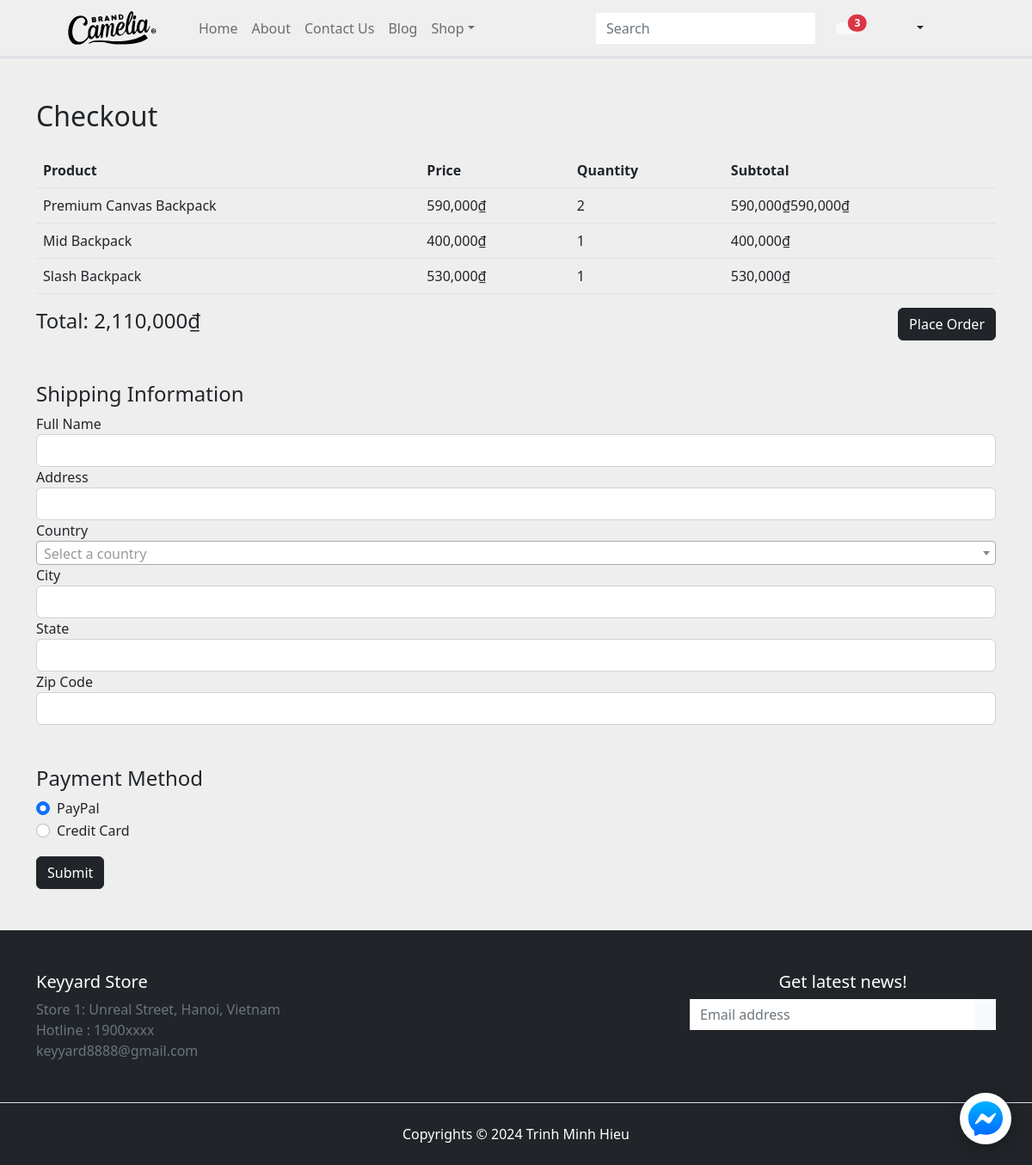
The page /checkout (signed in) on the database its author committed.
### tables this page shows
CREATE TABLE products (
    id INTEGER PRIMARY KEY AUTOINCREMENT,
    category TEXT NOT NULL,
    name TEXT NOT NULL,
    price TEXT NOT NULL,
    image TEXT NOT NULL,
    rating REAL,
    description TEXT
);

### main.py (the view)
@app.route("/checkout")
def checkout():
    loggedIn, email = getLoginDetails()
    cart, totalPrice = get_cart_items(email)
    return render_template('checkout.html', loggedIn=loggedIn, cart=cart, totalPrice=totalPrice)

### main.py (called while the page is built)
def getLoginDetails():
    if 'email' not in session:
        loggedIn = False
        email = ''
    else:
        loggedIn = True
        email = session['email']
    return (loggedIn, email)

### templates/checkout.html (shortened to what this page needs)
{% extends "base.html" %}
{% block content %}
<section class="container my-5">
    <h2 class="mb-4">Checkout</h2>
    {% if cart %}
    <div class="table-responsive">
        <table class="table">
            <thead>
                <tr>
                    <th scope="col">Product</th>
                    <th scope="col">Price</th>
                    <th scope="col">Quantity</th>
                    <th scope="col">Subtotal</th>
                </tr>
            </thead>
            <tbody>
                {% for item in cart %}
                <tr>
                    <td>{{ item.name }}</td>
                    <td>{{ item.price }}</td>
                    <td>{{ item.quantity }}</td>
                    <td>{{ item.price * item.quantity }}</td>
                </tr>
                {% endfor %}
            </tbody>
        </table>
    </div>
    <div class="d-flex justify-content-between align-items-center">
        <h4>Total: {{ totalPrice }}</h4>
        <a href="/placeOrder" class="btn btn-dark">Place Order</a>
    </div>
    {% else %}
    <div class="alert alert-warning" role="alert">
        Your cart is empty.
    </div>
    {% endif %}
    <div class="mt-5">
        <h4>Shipping Information</h4>
        <form id="shippingForm">
            <div class="form-group">
                <label for="fullName">Full Name</label>
                <input type="text" class="form-control" id="fullName" name="fullName" required>
            </div>
            <div class="form-group">
                <label for="address">Address</label>
                <input type="text" class="form-control" id="address" name="address" required>
            </div>
            <div class="form-group">
                <label for="country">Country</label>
            </div>
            <div class="form-group">
              <label for="city">City</label>
              <input type="text" class="form-control" id="city" name="city" required>
            </div>
            <div class="form-group">
              <label for="state">State</label>
              <input type="text" class="form-control" id="state" name="state" required>
            </div>
            <div class="form-group">
              <label for="zipCode">Zip Code</label>
              <input type="text" class="form-control" id="zipCode" name="zipCode" pattern="\d{5}" title="Enter a valid 5-digit zip code" required>
            </div>
        </form>
    </div>
    <div class="mt-5">
        <h4>Payment Method</h4>
        <div class="form-check">
            <input class="form-check-input" type="radio" name="paymentMethod" id="paypal" value="paypal" checked>
            <label class="form-check-label" for="paypal">
                PayPal
            </label>
        </div>
        <div class="form-check">
            <input class="form-check-input" type="radio" name="paymentMethod" id="creditCard" value="creditCard">
            <label class="form-check-label" for="creditCard">
                Credit Card
            </label>
        </div>
    </div>
    <button type="submit" class="btn btn-dark mt-3">Submit</button>
</section>
<link href="https://cdn.jsdelivr.net/npm/select2@4.1.0-rc.0/dist/css/select2.min.css" rel="stylesheet" />
{% endblock %}

### static/css/personal.css (style rules this page uses)
:root { --grey: #efefef; font-family: 'Montserrat', 'Museo Moderno', Arial, sans-serif; }
.bg-cream { background-color: #eeeeee; }

### rows shown on the page
products: name "Premium Canvas Backpack", price "590,000₫", quantity "2", item.price*item.quantity "590,000₫590,000₫"
products: name "Mid Backpack", price "400,000₫", quantity "1", item.price*item.quantity "400,000₫"
products: name "Slash Backpack", price "530,000₫", quantity "1", item.price*item.quantity "530,000₫"

### other values the page prints
{{ cart|length }} "3"
{{ totalPrice }} "2,110,000₫"
